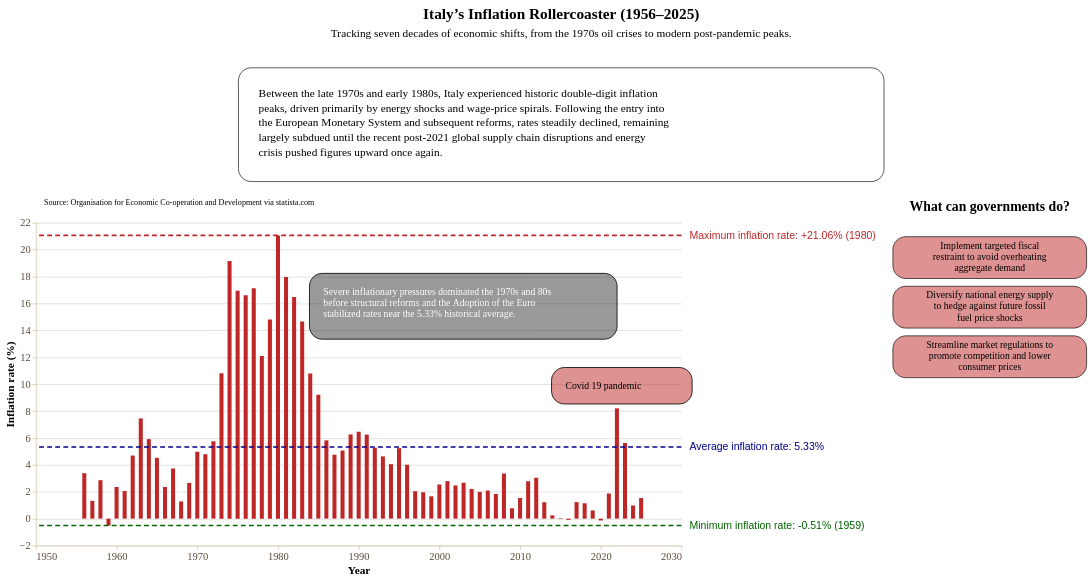

The code cell stored with this chart in its notebook:
### Markdown cell above
Data story with **bar chart**

### Code cell
story = (
    pn.Story(
    #Builing the Story class object
        data = inflation_italy,
        width = 800,
        height = 400,
        template = inflationTemplate #Using inflationTemplate
    )

    #Method invocation
    #Bar chart
    .mark_bar()

    #Data encoding
    #To create a horizontal bar chart we plot the cathegorical data on Y and the numerical data on X
    .encode(
        x = alt.X(
            # 'year' must be encoded as Quantitative (:Q) instead of Ordinal (:O) or Nominal (:N) because 
            # numerical features like scale limits (domain=[1956, 2025]), number formatting (format="d"), 
            # and precise axis tick counts (tickCount=10) require continuous numeric values.
            "year:Q",
            title = "Year",
            axis = alt.Axis(
                format = "d",
                tickCount = 10,
            ),
            scale = alt.Scale(domain=[1956, 2025])
        ),
        y = alt.Y(
            "inflation_rate:Q",
            title = "Inflation rate (%)",
            axis = alt.Axis(grid =True)
        ),
    )
    
    #Data source
    .add_source(
        text = "Source: Organisation for Economic Co-operation and Development via statista.com",
        position = "top",
        align = "left"
    )
    
    #Title and subtitle
    .add_title(
        title = "Italy’s Inflation Rollercoaster (1956–2025)",
        subtitle = "Tracking seven decades of economic shifts, from the 1970s oil crises to modern post-pandemic peaks.",
        align = "center"
    )

    #Context area (on the right)
    .add_context(
        text = "Between the late 1970s and early 1980s, Italy experienced historic double-digit inflation peaks, driven primarily by energy shocks and wage-price spirals. Following the entry into the European Monetary System and subsequent reforms, rates steadily declined, remaining largely subdued until the recent post-2021 global supply chain disruptions and energy crisis pushed figures upward once again.",
        position = "top",
    )

    #Average line
    .add_line(
        value = inflation_italy["inflation_rate"],
        math = "mean",
        label_text = "Average inflation rate: 5.33%",
        color = "darkblue",
        label_font_size = 13
    )

    #Min line
    .add_line(
        value = inflation_italy["inflation_rate"],
        math = "min",
        label_text = "Minimum inflation rate: -0.51% (1959)",
        color = "darkgreen",
        label_font_size = 13
    )

    #Max line
    .add_line(
        value = inflation_italy["inflation_rate"],
        math = "max",
        label_text = "Maximum inflation rate: +21.06% (1980)",
        label_font_size = 13
    )


    .add_annotation(
        x = 1977,
        y = 15,
        text = "Severe inflationary pressures dominated the 1970s and 80s before structural reforms and the Adoption of the Euro stabilized rates near the 5.33% historical average.",
        background_color = "rgba(0, 0, 0, 0.4)",
        text_color = "white"
    )

    .add_annotation(
        x = 2007,
        y = 8,
        text = "Covid 19 pandemic",
    )


    #Next steps
    .add_next_steps(
        position = "right",
        mode = "vertical",
        title = "What can governments do?",
        steps = ["Implement targeted fiscal restraint to avoid overheating aggregate demand", "Diversify national energy supply to hedge against future fossil fuel price shocks", "Streamline market regulations to promote competition and lower consumer prices"],
    )

    .render()
)

story

### Figure 1 — Vega-Lite specification as saved in the notebook (floating-point values rounded to 4 significant figures)
{"config": {"view": {"continuousWidth": 300, "continuousHeight": 300, "strokeWidth": 0}, "axis": {"domainColor": "#d8c9ad", "grid": false, "labelColor": "#594a37", "labelFont": "Montserrat", "labelFontSize": 13, "tickColor": "#d8c9ad", "titleColor": "#000000", "titleFont": "Montserrat", "titleFontSize": 14}, "axisX": {"labelAngle": 0, "labelExpr": "length(datum.label) > 12 ? replace(datum.label, /\\s+/, '\\n') : datum.label", "labelLineHeight": 14}, "bar": {"color": "rgb(191, 38, 38)"}, "legend": {"labelColor": "#594a37", "labelFont": "Montserrat", "labelFontSize": 12, "titleColor": "#000000", "titleFont": "Montserrat", "titleFontSize": 12}, "line": {"color": "rgb(191, 38, 38)"}, "mark": {"strokeWidth": 2.5}, "point": {"color": "#000000", "filled": true, "size": 75}, "range": {"category": ["rgb(191, 38, 38)", "rgb(143, 160, 255)", "#348035", "#a46cc2", "#d96027"]}, "title": {"color": "#000000", "font": "Montserrat", "fontSize": 19}}, "vconcat": [{"layer": [{"mark": {"type": "text", "align": "center", "baseline": "top", "color": "#000000", "font": "Montserrat", "fontSize": 19, "fontWeight": "bold", "text": "Italy’s Inflation Rollercoaster (1956–2025)"}, "encoding": {"x": {"value": 400.0}, "y": {"value": 4}}}, {"mark": {"type": "text", "align": "center", "baseline": "top", "color": "#000000", "font": "Montserrat", "fontSize": 14, "text": "Tracking seven decades of economic shifts, from the 1970s oil crises to modern post-pandemic peaks."}, "encoding": {"x": {"value": 400.0}, "y": {"value": 30}}}], "data": {"name": "data-6fad5c34291b82fc9632cbce143d677a"}, "height": 58, "width": 800}, {"vconcat": [{"layer": [{"mark": {"type": "rect", "color": "rgb(255, 255, 255)", "cornerRadius": 16, "opacity": 1.0, "stroke": "#000000", "strokeWidth": 0.8}, "encoding": {"x": {"value": 0}, "x2": {"value": 800.0}, "y": {"value": 0}, "y2": {"value": 141.0}}}, {"mark": {"type": "text", "align": "left", "baseline": "top", "color": "rgb(0, 0, 0)", "font": "Montserrat", "fontSize": 14, "fontStyle": "normal", "fontWeight": "normal", "lineBreak": "\n", "lineHeight": 18.2, "text": "Between the late 1970s and early 1980s, Italy experienced historic double-digit inflation\npeaks, driven primarily by energy shocks and wage-price spirals. Following the entry into\nthe European Monetary System and subsequent reforms, rates steadily declined, remaining\nlargely subdued until the recent post-2021 global supply chain disruptions and energy\ncrisis pushed figures upward once again."}, "encoding": {"x": {"value": 25}, "y": {"value": 25}}}], "data": {"name": "data-6fad5c34291b82fc9632cbce143d677a"}, "height": 141.0, "width": 800.0}, {"hconcat": [{"layer": [{"data": {"name": "data-43e44181eea1af06f542adbf35a78813"}, "mark": {"type": "bar"}, "encoding": {"x": {"axis": {"format": "d", "tickCount": 10}, "field": "year", "scale": {"domain": [1956, 2025]}, "title": "Year", "type": "quantitative"}, "y": {"axis": {"grid": true}, "field": "inflation_rate", "title": "Inflation rate (%)", "type": "quantitative"}}}, {"data": {"name": "data-6fad5c34291b82fc9632cbce143d677a"}, "mark": {"type": "text", "align": "left", "baseline": "bottom", "color": "rgb(0, 0, 0)", "font": "Montserrat", "fontSize": 10, "lineBreak": "\n", "text": "Source: Organisation for Economic Co-operation and Development via statista.com"}, "encoding": {"x": {"value": 10}, "y": {"value": -20}}}, {"layer": [{"data": {"name": "data-730fbcb8c6037fc6927ea25f42d457c1"}, "mark": {"type": "rule", "color": "darkblue", "strokeDash": [6, 4], "strokeWidth": 2}, "encoding": {"y": {"field": "y", "type": "quantitative"}}}, {"data": {"name": "data-5c82757f5133df61f8984ae83acd758e"}, "mark": {"type": "text", "align": "left", "color": "darkblue", "dx": 0, "dy": 0, "fontSize": 13, "fontStyle": "normal", "fontWeight": "normal"}, "encoding": {"text": {"value": "Average inflation rate: 5.33%"}, "x": {"value": 810}, "y": {"field": "y", "type": "quantitative"}}}]}, {"layer": [{"data": {"name": "data-225f745797ec6f120ae34d2036d499dc"}, "mark": {"type": "rule", "color": "darkgreen", "strokeDash": [6, 4], "strokeWidth": 2}, "encoding": {"y": {"field": "y", "type": "quantitative"}}}, {"data": {"name": "data-2284598142e446fe6c1bf85549e9de77"}, "mark": {"type": "text", "align": "left", "color": "darkgreen", "dx": 0, "dy": 0, "fontSize": 13, "fontStyle": "normal", "fontWeight": "normal"}, "encoding": {"text": {"value": "Minimum inflation rate: -0.51% (1959)"}, "x": {"value": 810}, "y": {"field": "y", "type": "quantitative"}}}]}, {"layer": [{"data": {"name": "data-b30937acf0f9e573050cd080784d8f33"}, "mark": {"type": "rule", "color": "rgb(191, 38, 38)", "strokeDash": [6, 4], "strokeWidth": 2}, "encoding": {"y": {"field": "y", "type": "quantitative"}}}, {"data": {"name": "data-da9b15178e0d646b7182a14e3d154ca3"}, "mark": {"type": "text", "align": "left", "color": "rgb(191, 38, 38)", "dx": 0, "dy": 0, "fontSize": 13, "fontStyle": "normal", "fontWeight": "normal"}, "encoding": {"text": {"value": "Maximum inflation rate: +21.06% (1980)"}, "x": {"value": 810}, "y": {"field": "y", "type": "quantitative"}}}]}, {"layer": [{"mark": {"type": "rect", "color": "rgba(0, 0, 0, 0.4)", "cornerRadius": 16, "opacity": 1.0, "stroke": "#000000", "strokeWidth": 1}, "encoding": {"x": {"field": "box_x1", "type": "quantitative"}, "x2": {"field": "box_x2"}, "y": {"field": "box_y1", "type": "quantitative"}, "y2": {"field": "box_y2"}}}, {"mark": {"type": "text", "align": "left", "baseline": "top", "color": "white", "font": "Montserrat", "fontSize": 12, "lineBreak": "\n", "lineHeight": 13.5, "text": "Severe inflationary pressures dominated the 1970s and 80s\nbefore structural reforms and the Adoption of the Euro\nstabilized rates near the 5.33% historical average."}, "encoding": {"x": {"field": "text_x", "type": "quantitative"}, "y": {"field": "text_y", "type": "quantitative"}}}], "data": {"name": "data-00c27fec31c749c40b31cb8376b53371"}}, {"layer": [{"mark": {"type": "rect", "color": "rgba(191, 38, 38, 0.5)", "cornerRadius": 16, "opacity": 1.0, "stroke": "#000000", "strokeWidth": 1}, "encoding": {"x": {"field": "box_x1", "type": "quantitative"}, "x2": {"field": "box_x2"}, "y": {"field": "box_y1", "type": "quantitative"}, "y2": {"field": "box_y2"}}}, {"mark": {"type": "text", "align": "left", "baseline": "top", "color": "rgb(0, 0, 0)", "font": "Montserrat", "fontSize": 12, "lineBreak": "\n", "lineHeight": 13.5, "text": "Covid 19 pandemic"}, "encoding": {"x": {"field": "text_x", "type": "quantitative"}, "y": {"field": "text_y", "type": "quantitative"}}}], "data": {"name": "data-ca8590cbc47ec685cb77c79418ff06a1"}}], "height": 400, "width": 800}, {"layer": [{"mark": {"type": "rect", "color": "rgba(191, 38, 38, 0.5)", "cornerRadius": 16, "opacity": 1.0, "stroke": "#000000", "strokeWidth": 0.8}, "encoding": {"x": {"axis": null, "field": "x", "type": "quantitative"}, "x2": {"field": "x2"}, "y": {"axis": null, "field": "y", "type": "quantitative"}, "y2": {"field": "y2"}}}, {"mark": {"type": "text", "align": "center", "baseline": "top", "clip": true, "color": "rgb(0, 0, 0)", "font": "Montserrat", "fontSize": 12, "lineBreak": "\n", "lineHeight": 14}, "encoding": {"text": {"field": "text", "type": "nominal"}, "x": {"axis": null, "field": "x_mid", "type": "quantitative"}, "y": {"axis": null, "field": "y_text", "type": "quantitative"}}}], "data": {"name": "data-13f36e88734326e2b4e93512cc2c9663"}, "height": 192, "title": {"text": ["What can governments do?"], "color": "rgb(0, 0, 0)", "font": "Montserrat", "fontSize": 17, "offset": 10}, "width": 240}]}], "center": true}], "center": true, "resolve": {"axis": {"x": "shared", "y": "shared"}}, "$schema": "https://vega.github.io/schema/vega-lite/v6.4.1.json", "datasets": {"data-6fad5c34291b82fc9632cbce143d677a": [{"_": 0}], "data-43e44181eea1af06f542adbf35a78813": [{"year": 1956, "inflation_rate": 3.38}, {"year": 1957, "inflation_rate": 1.32}, {"year": 1958, "inflation_rate": 2.86}, {"year": 1959, "inflation_rate": -0.51}, {"year": 1960, "inflation_rate": 2.35}, {"year": 1961, "inflation_rate": 2.05}, {"year": 1962, "inflation_rate": 4.69}, {"year": 1963, "inflation_rate": 7.45}, {"year": 1964, "inflation_rate": 5.91}, {"year": 1965, "inflation_rate": 4.52}, {"year": 1966, "inflation_rate": 2.35}, {"year": 1967, "inflation_rate": 3.73}, {"year": 1968, "inflation_rate": 1.28}, {"year": 1969, "inflation_rate": 2.66}, {"year": 1970, "inflation_rate": 4.97}, {"year": 1971, "inflation_rate": 4.79}, {"year": 1972, "inflation_rate": 5.75}, {"year": 1973, "inflation_rate": 10.8}, {"year": 1974, "inflation_rate": 19.16}, {"year": 1975, "inflation_rate": 16.95}, {"year": 1976, "inflation_rate": 16.61}, {"year": 1977, "inflation_rate": 17.13}, {"year": 1978, "inflation_rate": 12.09}, {"year": 1979, "inflation_rate": 14.8}, {"year": 1980, "inflation_rate": 21.06}, {"year": 1981, "inflation_rate": 17.97}, {"year": 1982, "inflation_rate": 16.48}, {"year": 1983, "inflation_rate": 14.65}, {"year": 1984, "inflation_rate": 10.79}, {"year": 1985, "inflation_rate": 9.21}, {"year": 1986, "inflation_rate": 5.82}, {"year": 1987, "inflation_rate": 4.75}, {"year": 1988, "inflation_rate": 5.06}, {"year": 1989, "inflation_rate": 6.26}, {"year": 1990, "inflation_rate": 6.46}, {"year": 1991, "inflation_rate": 6.25}, {"year": 1992, "inflation_rate": 5.27}, {"year": 1993, "inflation_rate": 4.63}, {"year": 1994, "inflation_rate": 4.05}, {"year": 1995, "inflation_rate": 5.24}, {"year": 1996, "inflation_rate": 4.01}, {"year": 1997, "inflation_rate": 2.04}, {"year": 1998, "inflation_rate": 1.96}, {"year": 1999, "inflation_rate": 1.66}, {"year": 2000, "inflation_rate": 2.54}, {"year": 2001, "inflation_rate": 2.79}, {"year": 2002, "inflation_rate": 2.47}, {"year": 2003, "inflation_rate": 2.67}, {"year": 2004, "inflation_rate": 2.21}, {"year": 2005, "inflation_rate": 1.99}, {"year": 2006, "inflation_rate": 2.09}, {"year": 2007, "inflation_rate": 1.83}, {"year": 2008, "inflation_rate": 3.35}, {"year": 2009, "inflation_rate": 0.77}, {"year": 2010, "inflation_rate": 1.53}, {"year": 2011, "inflation_rate": 2.78}, {"year": 2012, "inflation_rate": 3.04}, {"year": 2013, "inflation_rate": 1.22}, {"year": 2014, "inflation_rate": 0.24}, {"year": 2015, "inflation_rate": 0.04}, {"year": 2016, "inflation_rate": -0.09}, {"year": 2017, "inflation_rate": 1.23}, {"year": 2018, "inflation_rate": 1.14}, {"year": 2019, "inflation_rate": 0.61}, {"year": 2020, "inflation_rate": -0.14}, {"year": 2021, "inflation_rate": 1.87}, {"year": 2022, "inflation_rate": 8.2}, {"year": 2023, "inflation_rate": 5.62}, {"year": 2024, "inflation_rate": 0.98}, {"year": 2025, "inflation_rate": 1.53}], "data-730fbcb8c6037fc6927ea25f42d457c1": [{"y": 5.33}], "data-5c82757f5133df61f8984ae83acd758e": [{"y": 5.33, "label_x": 0}], "data-225f745797ec6f120ae34d2036d499dc": [{"y": -0.51}], "data-2284598142e446fe6c1bf85549e9de77": [{"y": -0.51, "label_x": 0}], "data-b30937acf0f9e573050cd080784d8f33": [{"y": 21.06}], "data-da9b15178e0d646b7182a14e3d154ca3": [{"y": 21.06, "label_x": 0}], "data-00c27fec31c749c40b31cb8376b53371": [{"subject_x": 1977.0, "subject_y": 15.0, "connector_x": 1984.0, "connector_y": 17.14, "tip_x": 1977.0, "tip_y": 15.11, "box_x1": 1984.0, "box_x2": 2022.0, "box_y1": 13.34, "box_y2": 18.24, "text_x": 1986.0, "text_y": 17.16}], "data-ca8590cbc47ec685cb77c79418ff06a1": [{"subject_x": 2007.0, "subject_y": 8.0, "connector_x": 2014.0, "connector_y": 10.87, "tip_x": 2007.0, "tip_y": 8.144, "box_x1": 2014.0, "box_x2": 2031.0, "box_y1": 8.526, "box_y2": 11.24, "text_x": 2016.0, "text_y": 10.16}], "data-13f36e88734326e2b4e93512cc2c9663": [{"x": 0, "y": 128, "x2": 240, "y2": 182, "text": "Implement targeted fiscal\nrestraint to avoid overheating\naggregate demand", "x_mid": 120.0, "y_text": 176}, {"x": 0, "y": 64, "x2": 240, "y2": 118, "text": "Diversify national energy supply\nto hedge against future fossil\nfuel price shocks", "x_mid": 120.0, "y_text": 112}, {"x": 0, "y": 0, "x2": 240, "y2": 54, "text": "Streamline market regulations to\npromote competition and lower\nconsumer prices", "x_mid": 120.0, "y_text": 48}]}}
